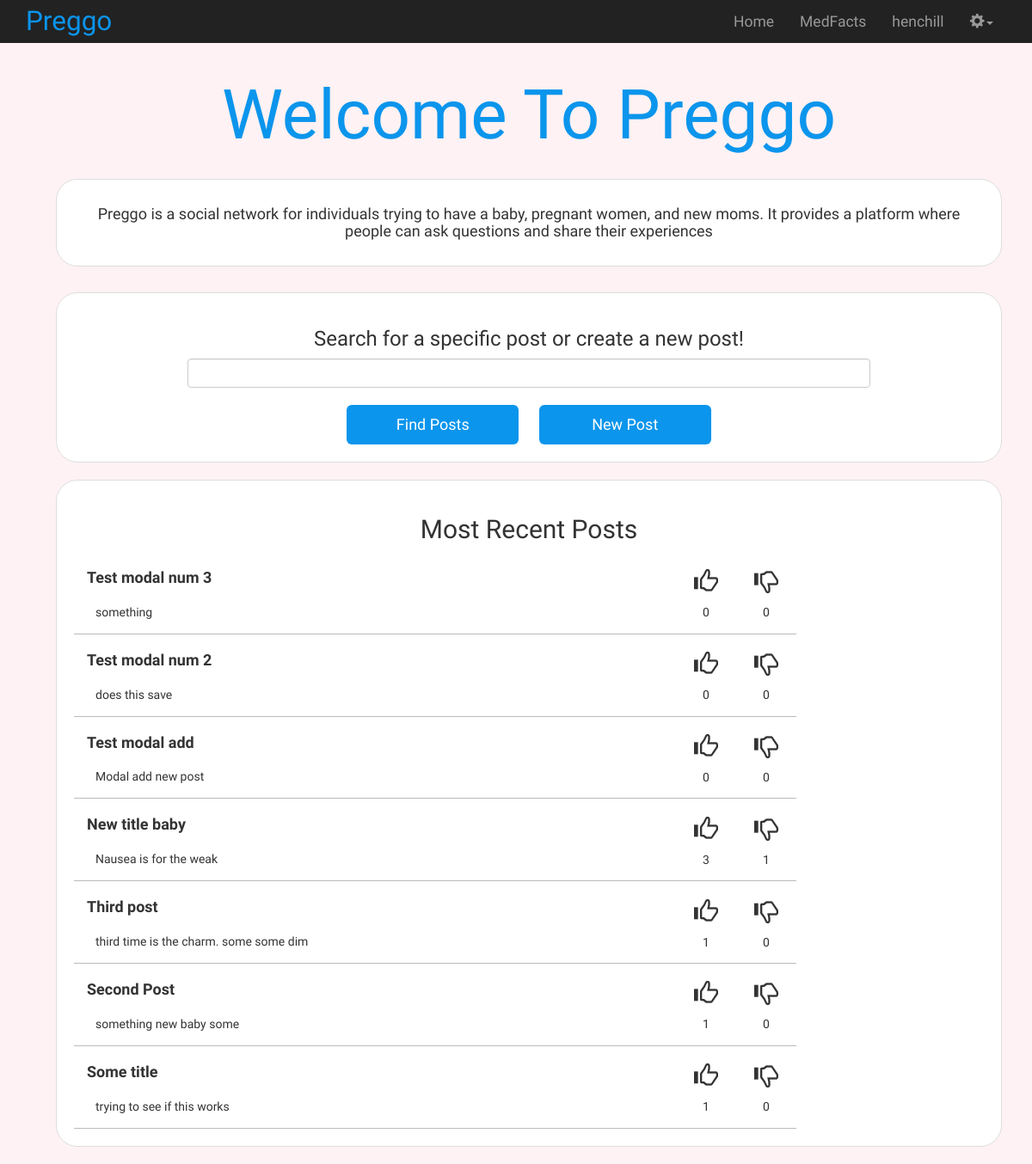
The app's page /preggo/ (signed in), older data.
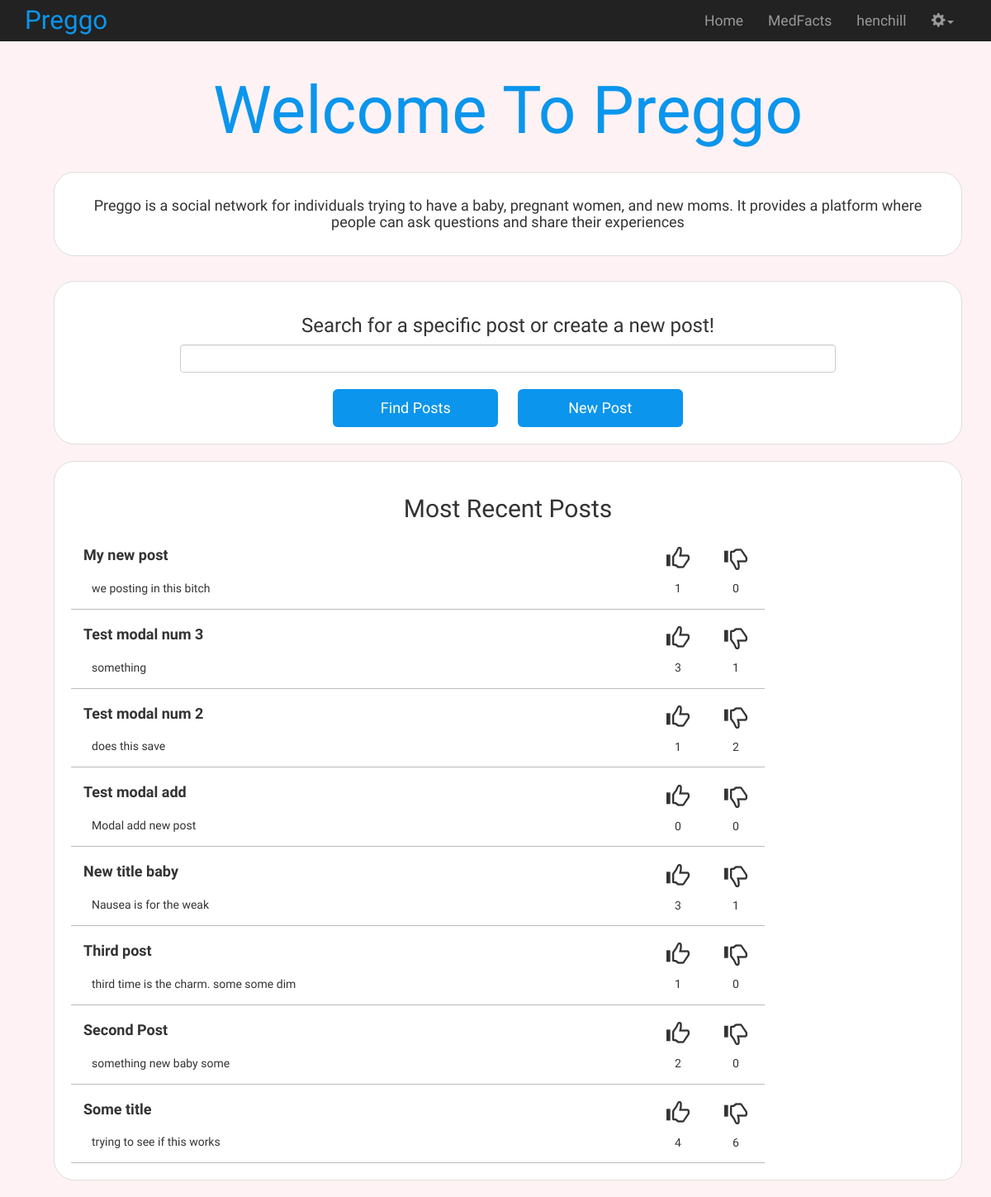
The same page, newer data.
### preggo/models.py (models this page shows, shortened)
class Post(models.Model):
	user = models.ForeignKey(User)
	title = models.CharField(max_length = 128)
	content = models.TextField()
	upvotes = models.IntegerField(default=0)
	downvotes = models.IntegerField(default=0)
	pub_date = models.DateTimeField('date published')

### preggo/views.py (the view)
@login_required
def index(request):
    context = RequestContext(request)
    posts = Post.objects.all().order_by('-pub_date')
    context_dict = {'posts': posts}
    return render_to_response('preggo/index.html', context_dict, context)

### templates/preggo/index.html (shortened to what this page needs)
{% extends "preggo/base.html" %}
{% load static %}
{% block content %}
<div class="container">
    <h1 class="pageTitle">Welcome To Preggo</h1>
    <div class="section" id="preggo-info">
      <h4>Preggo is a social network for individuals trying to have a baby, pregnant women, and new moms. It provides a platform where people can ask questions and share their experiences</h4>
    </div>
    <div id="tmp-content">
        <form id="search_form" method="get" action="/preggo/search" role="form">
            <div class="section">
                <h3>Search for a specific post or create a new post!</h3>
                <input id="id_q" class="form-control" type="text" name="q">
                <input id="search-submit" class="btn btn-lg button-common" type="submit" value="Find Posts">
                <input id="new-post" class="btn btn-lg button-common" value="New Post">
            </div>
            <div id="search-results" class="section">
                <h2>Most Recent Posts</h2>
                <div class="quest-list">
                {% for post in posts %}
                <div class="row question-list clickable-hover ">
                    <div class="col-md-10 clickable" id="list-body" data-post-id="{{post.id}}">
                    <h4 class="question-title">{{ post.title }}</h4>
                    <div class="question-content">{{ post.content }}</div>
                    </div>
                    <div class="thumbs-container col-md-1">
                    <button class="vote-img post-upvotes" data-post-id="{{post.id}}"><span class="glyphicon glyphicon-thumbs-up"></span></button>
                    <div id="post-upvotes-count-{{post.id}}" class="votes">{{ post.upvotes }}</div>
                    </div>
                    <div class="thumbs-container col-md-1">
                    <button class="vote-img post-downvotes" data-post-id="{{post.id}}"><span class="glyphicon
                    glyphicon-thumbs-down"></span></button>
                    <div class="votes" id="post-downvotes-count-{{post.id}}">{{ post.downvotes }}</div>
                    </div>
                </div>
                {% endfor %}
                </div>
            </div>
        </form>
    </div>
</div>
{% endblock %}

### templates/preggo/base.html (shortened to what this page needs)
{% load static %}
<!DOCTYPE html>
<html>
    <head>
        <link href="{{ STATIC_URL }}css/bootstrap.min.css" rel="stylesheet">
        <link href="{{ STATIC_URL }}css/main.css" rel="stylesheet">
        <link href="{{ STATIC_URL }}css/welcome.css" rel="stylesheet">
        <link href="{{ STATIC_URL }}css/medfacts.css" rel="stylesheet">
        <link href="{{ STATIC_URL }}css/forum.css" rel="stylesheet">
        <link href="{{ STATIC_URL }}css/add_question.css" rel="stylesheet">
        <link href="{{ STATIC_URL }}css/userpage.css" rel="stylesheet">
        <link href="{{ STATIC_URL }}css/modal.css" rel="stylesheet">
    </head>
    <body>
        <div class="navbar navbar-inverse" id="main-nav" role="navigation">
            <div class="container">
                <div class="navbar-header">
                    <a class="navbar-brand" id="logo" href="/preggo/">Preggo</a>
                </div>
                <div class="collapse navbar-collapse">
                    <ul class="nav navbar-nav navbar-right" id="menu-items">
			{% if user.is_authenticated %}
                            <li><a class="nav-links" href="/preggo/">Home</a></li>
                            <li><a href="/preggo/medfacts">MedFacts</a></li>
                            <li id="user-pic"><a href="/preggo/user/{{user.username}}">{{user.username}}</a></li>
                            <li class="dropdown">
                                <a href="#" class="dropdown-toggle" data-toggle="dropdown"><span class="glyphicon glyphicon-cog"></span><b class="caret"></b></a>
                            </li>
                        {% endif %}
                    </ul>
                </div>
            </div>
        </div>
        <div class="container">
            {% block content %}{% endblock %}
        </div>
    </body>
</html>

### static/css/main.css (style rules this page uses)
.glyphicon { background-color: none; }
.pageTitle { font-size: 80px; color: #0b95ec; font-family: 'Ruluko', 'sans-serif'; position: relative; text-align: center; }
.button-common { background-color: #0b95ec; color: #fff; width: 200px; }
#list-body { text-align: left; }
[class*="col-"] { float: none; display: table-cell; vertical-align: top; }
.thumbs-container { text-align: center; vertical-align: middle; height: 100%; background-color: none; }
span.glyphicon-thumbs-up, span.glyphicon-thumbs-down { font-size: 2em; background-color: none; }
.votes { margin-top: .5em; }
form { text-align: center; vertical-align: middle; }
input { margin: 10px; font: 16px; }
#main-nav { border: none; border-radius: 0px; height: 50px; color: #000000; }
#logo { color: #0b95ec; font-size: 2.25em; }
#menu-items { font-size: 1.25em; color: #00f; }
body { font-family: 'Ruluko', 'sans-serif'; }
body { background-color: rgba(255, 192, 203, 0.2); }
.section { border: 1px solid #ddd; background-color: #fff; border-radius: 25px; padding: 20px; margin: 20px; }

### static/css/welcome.css (style rules this page uses)
#preggo-info { margin-top: 30px; margin-bottom: 30px; text-align: center; }
.form-control { width: 75%; margin-left: 12.5%; }

### static/css/forum.css (style rules this page uses)
.question-list > [class*="col-"] { border-bottom: 1px solid #bbb; padding-top: 10px; padding-bottom: 5px; }
.quest-list { display: table; }
.question-content { float: left; margin: 10px; display: block; width: 100%; }
.question-title { font-weight: bold; }
.question-list { display: table-row; width: 100%; border-bottom: 1px solid #ddd; }
.vote-img { border: none; background-color: #fff; }

Row changes from the older to the newer data that the page shows:
added Post: title "My new post", content "we posting in this bitch", upvotes "1", downvotes "0"
changed Post "Test modal num 3": upvotes "0" → "3"; downvotes "0" → "1"
changed Post "Test modal num 2": upvotes "0" → "1"; downvotes "0" → "2"
changed Post "Second Post": upvotes "1" → "2"
changed Post "Some title": upvotes "1" → "4"; downvotes "0" → "6"
